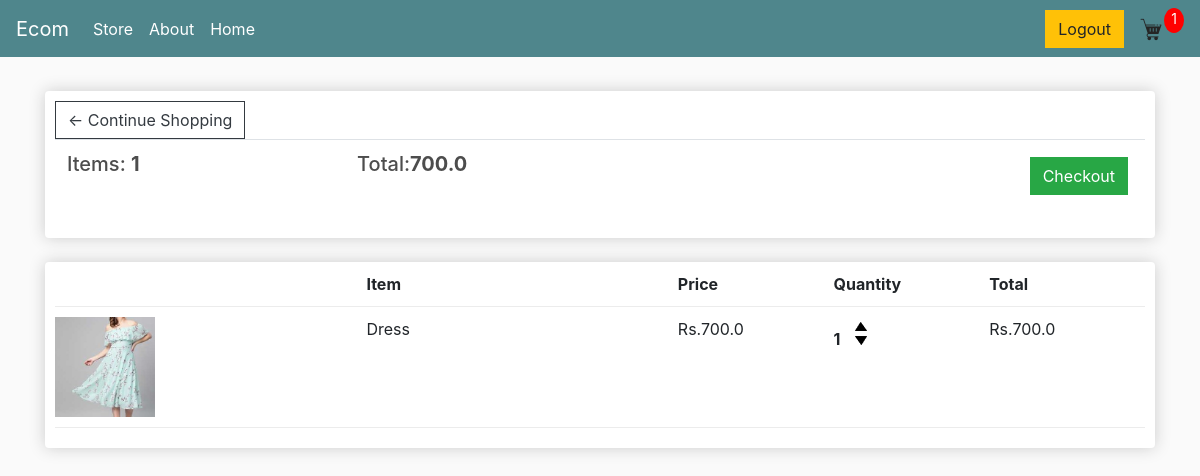
The app's page /cart/ (signed in) with its own data.
### estore/models.py (models this page shows, shortened)
class Order(models.Model):
    customer = models.ForeignKey(Customer, on_delete=models.SET_NULL, null=True)
    date_order = models.DateField(auto_now_add=True, verbose_name='Ordered On')
    complete = models.BooleanField(default=False, null=True, blank=True)
    transaction_id = models.CharField(max_length=200, verbose_name='Transaction Id')
    @property
    def get_total_cart(self):
        item_ordered = self.orderitem_set.all()
        all_product_total = sum([item.get_total for item in item_ordered])
        return all_product_total
    @property
    def get_cart_items(self):
        item_ordered = self.orderitem_set.all()
        all_product_total = sum([item.quantity for item in item_ordered])
        return all_product_total

class OrderItem(models.Model):
    product = models.ForeignKey(Product, on_delete=models.SET_NULL, null=True)
    order = models.ForeignKey(Order, on_delete=models.SET_NULL, null=True)
    quantity = models.IntegerField(default=0, null=True, verbose_name='Quantity')
    check_status = models.BooleanField(default=False)
    date_added = models.DateTimeField(auto_now_add=True, verbose_name='Item Added On')
    @property
    def get_total(self):
        total = self.product.price * self.quantity
        return total

class Product(models.Model):
    name = models.CharField(max_length=200, null=True, verbose_name='Product Name')
    price = models.FloatField(verbose_name='Price')
    image = models.ImageField(null=True, verbose_name='Upload Product Image')
    @property
    def imageURL(self):
        try:
            url = self.image.url
        except:
            url = ''
        return url

### estore/views.py (the view)
# urls.py: path('cart/', views.cart, name='cart'),
@login_required(login_url='login')
def cart(request):
    if request.user.is_authenticated:
        customer = request.user.customer
        order, created = Order.objects.get_or_create(
            customer=customer, complete=False)
        items = order.orderitem_set.all()
        cartItems = order.get_cart_items
    context = {'items': items, 'order': order, 'cartItems': cartItems}
    return render(request, 'estore/cart.html', context)

### templates/estore/cart.html
{% extends 'estore/main.html' %}
{% load static %}
{% block content %}
<div class="row">
	<div class="col-lg-12">
		<div class="box-element">
			<a class="btn btn-outline-dark" href="{% url 'estore' %}">&#x2190; Continue Shopping</a>
			<br>
			<table class="table">
				<tr>
					<th>
						<h5>Items: <strong>{{ order.get_cart_items }}</strong></h5>
					</th>
					<th>
						<h5>Total:<strong>{{ order.get_total_cart }}</strong></h5>
					</th>
					<th>
						<a style="float:right; margin:5px;" class="btn btn-success"
							href="{% url 'payment' %}">Checkout</a>
					</th>
				</tr>
			</table>
		</div>
		<br>
		<div class="box-element">
			<div class="cart-row">
				<div style="flex:2"></div>
				<div style="flex:2"><strong>Item</strong></div>
				<div style="flex:1"><strong>Price</strong></div>
				<div style="flex:1"><strong>Quantity</strong></div>
				<div style="flex:1"><strong>Total</strong></div>
			</div>
		{% for item in items %}
			{% if item.check_status == False %}
					<div class="cart-row">
						<div style="flex:2"><img class="row-image" src="{{item.product.imageURL}}"></div>
						<div style="flex:2">
							<p>{{item.product.name}}</p>
						</div>
						<div style="flex:1">
							<p>Rs.{{item.product.price}}</p>
						</div>
						<div style="flex:1">
							<p class="quantity">{{item.quantity}}</p>
							<div class="quantity">
								<img data-product={{item.product.id}} class="chg-quantity update-cart" data-action='add'
									src="{% static  'img/arrow-up.png' %}">
								<img data-product={{item.product.id}} class="chg-quantity update-cart" data-action='remove'
									src="{% static  'img/arrow-down.png' %}">
							</div>
						</div>
						<div style="flex:1">
							<p>Rs.{{item.get_total}}</p>
						</div>
					</div>
				{% endif %}
			{% endfor %}
		</div>
	</div>
</div>
{% endblock content %}

### static/css/main.css (style rules this page uses)
body { background-color: hsl(0, 0%, 98%); }
h1,h2,h3,h4,h5,h6 { color:hsl(0, 0%, 30%); }
.box-element { box-shadow:hsl(0, 0%, 80%) 0 0 16px; background-color: #fff; border-radius: 4px; padding: 10px; }
.col-lg-4, .col-lg-6, .col-lg-8, .col-lg-12 { margin-top: 10px; }
.btn { border-radius: 0; }
.row-image { width: 100px; }
.cart-row { display: flex; align-items: flex-stretch; padding-bottom: 10px; margin-bottom: 10px; border-bottom: 1px solid #ececec; }
.quantity { display: inline-block; font-weight: 700; padding-right:10px; }
.chg-quantity { width: 12px; cursor: pointer; display: block; margin-top: 5px; transition:.1s; }

### records on screen
Order: get_cart_items "1", get_total_cart "700.0"
OrderItem: product.imageURL (picture), product.name "Dress", product.price "700.0", quantity "1", check_status False (drawn), get_total "700.0"

### other values on screen
{{ cartItems }} "1"
